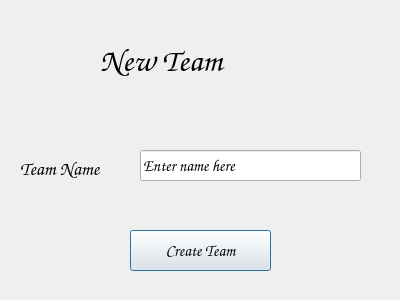
<?xml version="1.0" encoding="UTF-8"?>
<ui version="4.0">
 <class>NewTeam</class>
 <widget class="QDialog" name="NewTeam">
  <property name="geometry">
   <rect>
    <x>0</x>
    <y>0</y>
    <width>400</width>
    <height>300</height>
   </rect>
  </property>
  <property name="windowTitle">
   <string>Dialog</string>
  </property>
  <widget class="QLabel" name="label">
   <property name="geometry">
    <rect>
     <x>100</x>
     <y>30</y>
     <width>171</width>
     <height>61</height>
    </rect>
   </property>
   <property name="font">
    <font>
     <family>Comic Sans MS</family>
     <pointsize>24</pointsize>
    </font>
   </property>
   <property name="text">
    <string>New Team</string>
   </property>
  </widget>
  <widget class="QLabel" name="label_2">
   <property name="geometry">
    <rect>
     <x>20</x>
     <y>140</y>
     <width>111</width>
     <height>41</height>
    </rect>
   </property>
   <property name="font">
    <font>
     <family>Comic Sans MS</family>
     <pointsize>14</pointsize>
    </font>
   </property>
   <property name="text">
    <string>Team Name</string>
   </property>
   <property name="alignment">
    <set>Qt::AlignBottom|Qt::AlignLeading|Qt::AlignLeft</set>
   </property>
  </widget>
  <widget class="QLineEdit" name="team_name">
   <property name="geometry">
    <rect>
     <x>140</x>
     <y>150</y>
     <width>221</width>
     <height>31</height>
    </rect>
   </property>
   <property name="font">
    <font>
     <family>Comic Sans MS</family>
     <pointsize>12</pointsize>
    </font>
   </property>
   <property name="text">
    <string>Enter name here</string>
   </property>
  </widget>
  <widget class="QPushButton" name="pushButton">
   <property name="geometry">
    <rect>
     <x>130</x>
     <y>230</y>
     <width>141</width>
     <height>41</height>
    </rect>
   </property>
   <property name="font">
    <font>
     <family>Comic Sans MS</family>
     <pointsize>12</pointsize>
     <weight>50</weight>
     <bold>false</bold>
    </font>
   </property>
   <property name="text">
    <string>Create Team</string>
   </property>
  </widget>
 </widget>
 <resources/>
 <connections/>
</ui>
